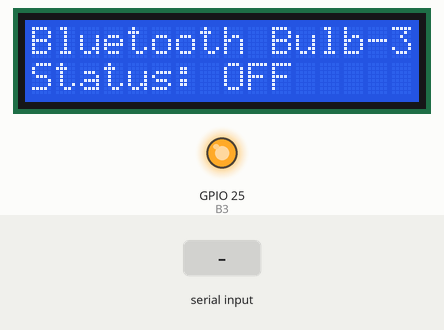
Simulated run of this sketch. Board: ESP32. On the bench: 16×2 character LCD, output pins drawn as LEDs (lit = HIGH). The test bench sets the inputs (shaded band). Nothing arrives over Bluetooth unless stated; what the sketch prints to the serial monitor is not drawn.

Above: at 1.2 s.
1.3 s: "B3ON\n" received over the second serial link
At 2.0 s:
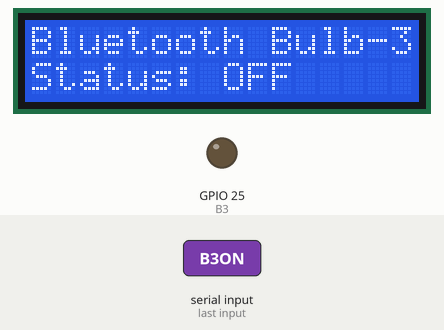
2.8 s: "B3OFF\n" received over the second serial link
At 3.1 s:
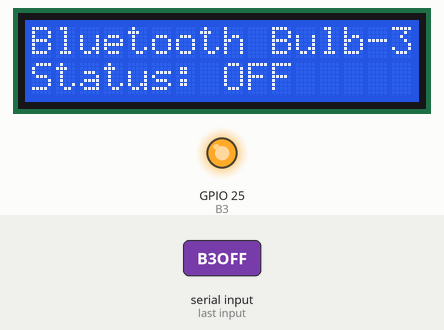
Timing chart, 0 to 5.8 s (numbered marks = the images above; inputs shaded):
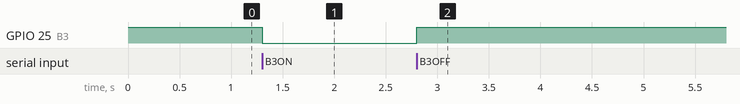

Measured:
- after the input at 1.3 s, GPIO 25 (B3): HIGH → LOW at once
- after the input at 2.8 s, GPIO 25 (B3): LOW → HIGH at once

The sketch:

BT_Bulb3_test.ino
```cpp
#include <Wire.h>
#include <LiquidCrystal_I2C.h>
#include "BluetoothSerial.h"

#define B3 25

BluetoothSerial SerialBT;
LiquidCrystal_I2C lcd(0x27, 16, 2);

bool B3State = false;

void setup() {
  Serial.begin(115200);

  pinMode(B3, OUTPUT);
  digitalWrite(B3, HIGH);

  SerialBT.begin("Shas_ESP32");
  Serial.println("Bluetooth ready. Device name: Shas_ESP32");

  lcd.init();
  lcd.backlight();
  lcd.clear();
  lcd.setCursor(0,0);
  lcd.print("Bluetooth Bulb-3");
  lcd.setCursor(0,1);
  lcd.print("Status: OFF");
}

void loop() {
  if (SerialBT.available()) {
    String cmd = SerialBT.readStringUntil('\n');
    cmd.trim();

    Serial.println("BT CMD: " + cmd);

    if (cmd == "B3ON") {
      digitalWrite(B3, LOW);   // Relay ON
      B3State = true;
      SerialBT.println("Bulb-3 ON");
    }
    else if (cmd == "B3OFF") {
      digitalWrite(B3, HIGH);  // Relay OFF
      B3State = false;
      SerialBT.println("Bulb-3 OFF");
    }
    else {
      SerialBT.println("Unknown Command");
    }
  }
}
```
